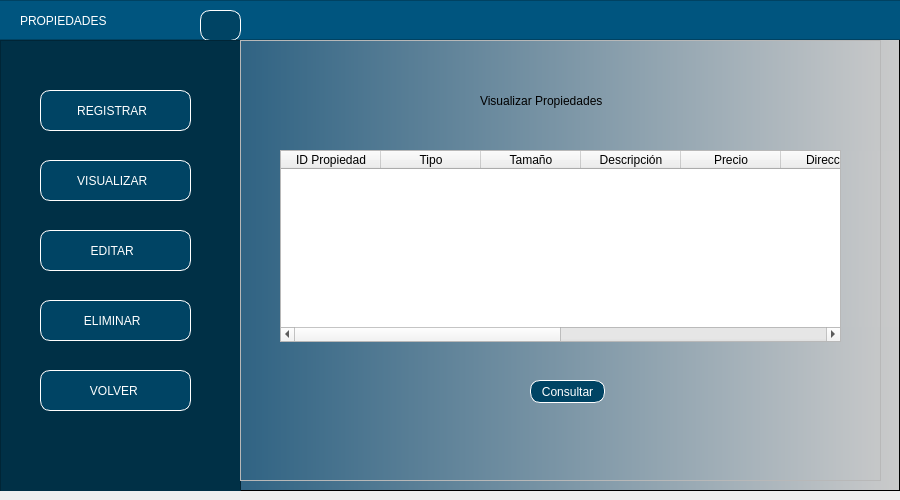
<?xml version="1.0" encoding="UTF-8"?>
<ui version="4.0">
 <class>MainWindow</class>
 <widget class="QMainWindow" name="MainWindow">
  <property name="geometry">
   <rect>
    <x>0</x>
    <y>0</y>
    <width>900</width>
    <height>500</height>
   </rect>
  </property>
  <property name="minimumSize">
   <size>
    <width>900</width>
    <height>500</height>
   </size>
  </property>
  <property name="maximumSize">
   <size>
    <width>900</width>
    <height>16777215</height>
   </size>
  </property>
  <property name="windowTitle">
   <string>MainWindow</string>
  </property>
  <widget class="QWidget" name="centralwidget">
   <layout class="QHBoxLayout" name="horizontalLayout" stretch="0">
    <property name="leftMargin">
     <number>0</number>
    </property>
    <property name="topMargin">
     <number>0</number>
    </property>
    <property name="rightMargin">
     <number>0</number>
    </property>
    <item>
     <widget class="QFrame" name="framefondo">
      <property name="styleSheet">
       <string notr="true">QWidget#framefondo{
background-color: qlineargradient(spread:pad, x1:0, y1:0, x2:1, y2:0, stop:0.039548 rgba(0, 67, 109, 255), stop:1 rgba(203, 203, 203, 255));}</string>
      </property>
      <property name="frameShape">
       <enum>QFrame::StyledPanel</enum>
      </property>
      <property name="frameShadow">
       <enum>QFrame::Raised</enum>
      </property>
      <widget class="QFrame" name="frame_superior">
       <property name="geometry">
        <rect>
         <x>-10</x>
         <y>0</y>
         <width>911</width>
         <height>40</height>
        </rect>
       </property>
       <property name="maximumSize">
        <size>
         <width>16777215</width>
         <height>40</height>
        </size>
       </property>
       <property name="styleSheet">
        <string notr="true">background-color: rgb(0, 85, 127);</string>
       </property>
       <property name="frameShape">
        <enum>QFrame::StyledPanel</enum>
       </property>
       <property name="frameShadow">
        <enum>QFrame::Raised</enum>
       </property>
       <widget class="QLabel" name="label">
        <property name="geometry">
         <rect>
          <x>30</x>
          <y>10</y>
          <width>181</width>
          <height>21</height>
         </rect>
        </property>
        <property name="styleSheet">
         <string notr="true">font: 16pt &quot;Arial&quot;;
color: white;</string>
        </property>
        <property name="text">
         <string>PROPIEDADES</string>
        </property>
       </widget>
       <widget class="QPushButton" name="pushButton_5">
        <property name="geometry">
         <rect>
          <x>210</x>
          <y>10</y>
          <width>41</width>
          <height>31</height>
         </rect>
        </property>
        <property name="styleSheet">
         <string notr="true">QPushButton{
font: 87 9pt &quot;Arial&quot;;
background-color: rgb(0, 68, 100);
color:white;
border:1px solid white;
border-radius: 10px;
}


QPushButton:hover {
background-color:qlineargradient(spread:pad, x1:0, y1:0, x2:1, y2:0, stop:0.039548 rgba(0, 67, 109, 255), stop:1 rgba(203, 203, 203, 255))
}</string>
        </property>
        <property name="text">
         <string/>
        </property>
        <property name="icon">
         <iconset>
          <normaloff>./Imagenes/menu.png</normaloff>./Imagenes/menu.png</iconset>
        </property>
       </widget>
      </widget>
      <widget class="QFrame" name="frameBotones">
       <property name="geometry">
        <rect>
         <x>0</x>
         <y>40</y>
         <width>241</width>
         <height>461</height>
        </rect>
       </property>
       <property name="styleSheet">
        <string notr="true">QFrame{
background-color: rgb(0, 48, 70)
}


QPushButton{
font: 87 9pt &quot;Arial&quot;;
background-color: rgb(0, 68, 100);
color:white;
border:1px solid white;
border-radius: 10px;
}


QPushButton:hover {
background-color:qlineargradient(spread:pad, x1:0, y1:0, x2:1, y2:0, stop:0.039548 rgba(0, 67, 109, 255), stop:1 rgba(203, 203, 203, 255))
}</string>
       </property>
       <property name="frameShape">
        <enum>QFrame::StyledPanel</enum>
       </property>
       <property name="frameShadow">
        <enum>QFrame::Raised</enum>
       </property>
       <widget class="QPushButton" name="pushButton">
        <property name="geometry">
         <rect>
          <x>40</x>
          <y>50</y>
          <width>151</width>
          <height>41</height>
         </rect>
        </property>
        <property name="layoutDirection">
         <enum>Qt::RightToLeft</enum>
        </property>
        <property name="styleSheet">
         <string notr="true"/>
        </property>
        <property name="text">
         <string>REGISTRAR  </string>
        </property>
        <property name="icon">
         <iconset>
          <normaloff>./Imagenes/registrar.png</normaloff>./Imagenes/registrar.png</iconset>
        </property>
       </widget>
       <widget class="QPushButton" name="pushButton_2">
        <property name="geometry">
         <rect>
          <x>40</x>
          <y>120</y>
          <width>151</width>
          <height>41</height>
         </rect>
        </property>
        <property name="layoutDirection">
         <enum>Qt::RightToLeft</enum>
        </property>
        <property name="styleSheet">
         <string notr="true"/>
        </property>
        <property name="text">
         <string>VISUALIZAR  </string>
        </property>
        <property name="icon">
         <iconset>
          <normaloff>./Imagenes/buscar.png</normaloff>./Imagenes/buscar.png</iconset>
        </property>
       </widget>
       <widget class="QPushButton" name="pushButton_3">
        <property name="geometry">
         <rect>
          <x>40</x>
          <y>190</y>
          <width>151</width>
          <height>41</height>
         </rect>
        </property>
        <property name="layoutDirection">
         <enum>Qt::RightToLeft</enum>
        </property>
        <property name="styleSheet">
         <string notr="true"/>
        </property>
        <property name="text">
         <string>EDITAR  </string>
        </property>
        <property name="icon">
         <iconset>
          <normaloff>./Imagenes/actualizar.png</normaloff>./Imagenes/actualizar.png</iconset>
        </property>
       </widget>
       <widget class="QPushButton" name="pushButton_4">
        <property name="geometry">
         <rect>
          <x>40</x>
          <y>260</y>
          <width>151</width>
          <height>41</height>
         </rect>
        </property>
        <property name="layoutDirection">
         <enum>Qt::RightToLeft</enum>
        </property>
        <property name="styleSheet">
         <string notr="true"/>
        </property>
        <property name="text">
         <string>ELIMINAR  </string>
        </property>
        <property name="icon">
         <iconset>
          <normaloff>./Imagenes/eliminar.png</normaloff>./Imagenes/eliminar.png</iconset>
        </property>
       </widget>
       <widget class="QPushButton" name="pushButton_11">
        <property name="geometry">
         <rect>
          <x>40</x>
          <y>330</y>
          <width>151</width>
          <height>41</height>
         </rect>
        </property>
        <property name="layoutDirection">
         <enum>Qt::RightToLeft</enum>
        </property>
        <property name="text">
         <string>VOLVER </string>
        </property>
        <property name="icon">
         <iconset>
          <normaloff>./Imagenes/volver.png</normaloff>./Imagenes/volver.png</iconset>
        </property>
       </widget>
      </widget>
      <widget class="QFrame" name="framePaginas">
       <property name="geometry">
        <rect>
         <x>240</x>
         <y>40</y>
         <width>641</width>
         <height>441</height>
        </rect>
       </property>
       <property name="frameShape">
        <enum>QFrame::StyledPanel</enum>
       </property>
       <property name="frameShadow">
        <enum>QFrame::Raised</enum>
       </property>
       <widget class="QStackedWidget" name="stackedWidget">
        <property name="geometry">
         <rect>
          <x>-10</x>
          <y>0</y>
          <width>671</width>
          <height>431</height>
         </rect>
        </property>
        <property name="currentIndex">
         <number>0</number>
        </property>
        <widget class="QWidget" name="pageVisualizar">
         <widget class="QLabel" name="label_13">
          <property name="geometry">
           <rect>
            <x>250</x>
            <y>50</y>
            <width>181</width>
            <height>21</height>
           </rect>
          </property>
          <property name="styleSheet">
           <string notr="true">font: 12pt &quot;Arial&quot;;</string>
          </property>
          <property name="text">
           <string>Visualizar Propiedades</string>
          </property>
         </widget>
         <widget class="QTableWidget" name="tableVisualizar">
          <property name="geometry">
           <rect>
            <x>50</x>
            <y>110</y>
            <width>561</width>
            <height>192</height>
           </rect>
          </property>
          <column>
           <property name="text">
            <string>ID Propiedad</string>
           </property>
          </column>
          <column>
           <property name="text">
            <string>Tipo</string>
           </property>
          </column>
          <column>
           <property name="text">
            <string>Tamaño</string>
           </property>
          </column>
          <column>
           <property name="text">
            <string>Descripción</string>
           </property>
          </column>
          <column>
           <property name="text">
            <string>Precio</string>
           </property>
          </column>
          <column>
           <property name="text">
            <string>Dirección</string>
           </property>
          </column>
          <column>
           <property name="text">
            <string>Num Habitaciones</string>
           </property>
          </column>
          <column>
           <property name="text">
            <string>Estado</string>
           </property>
          </column>
          <column>
           <property name="text">
            <string>Gatos adicionales</string>
           </property>
          </column>
          <column>
           <property name="text">
            <string>Fotos</string>
           </property>
          </column>
         </widget>
         <widget class="QPushButton" name="btnConsultar">
          <property name="geometry">
           <rect>
            <x>300</x>
            <y>340</y>
            <width>75</width>
            <height>23</height>
           </rect>
          </property>
          <property name="styleSheet">
           <string notr="true">QPushButton{
font: 87 9pt &quot;Arial&quot;;
background-color: rgb(0, 68, 100);
color:white;
border:1px solid white;
border-radius: 10px;
}


QPushButton:hover {
background-color:rgb(0, 101, 148);
}</string>
          </property>
          <property name="text">
           <string>Consultar</string>
          </property>
         </widget>
        </widget>
       </widget>
      </widget>
     </widget>
    </item>
   </layout>
  </widget>
 </widget>
 <resources/>
 <connections/>
</ui>
